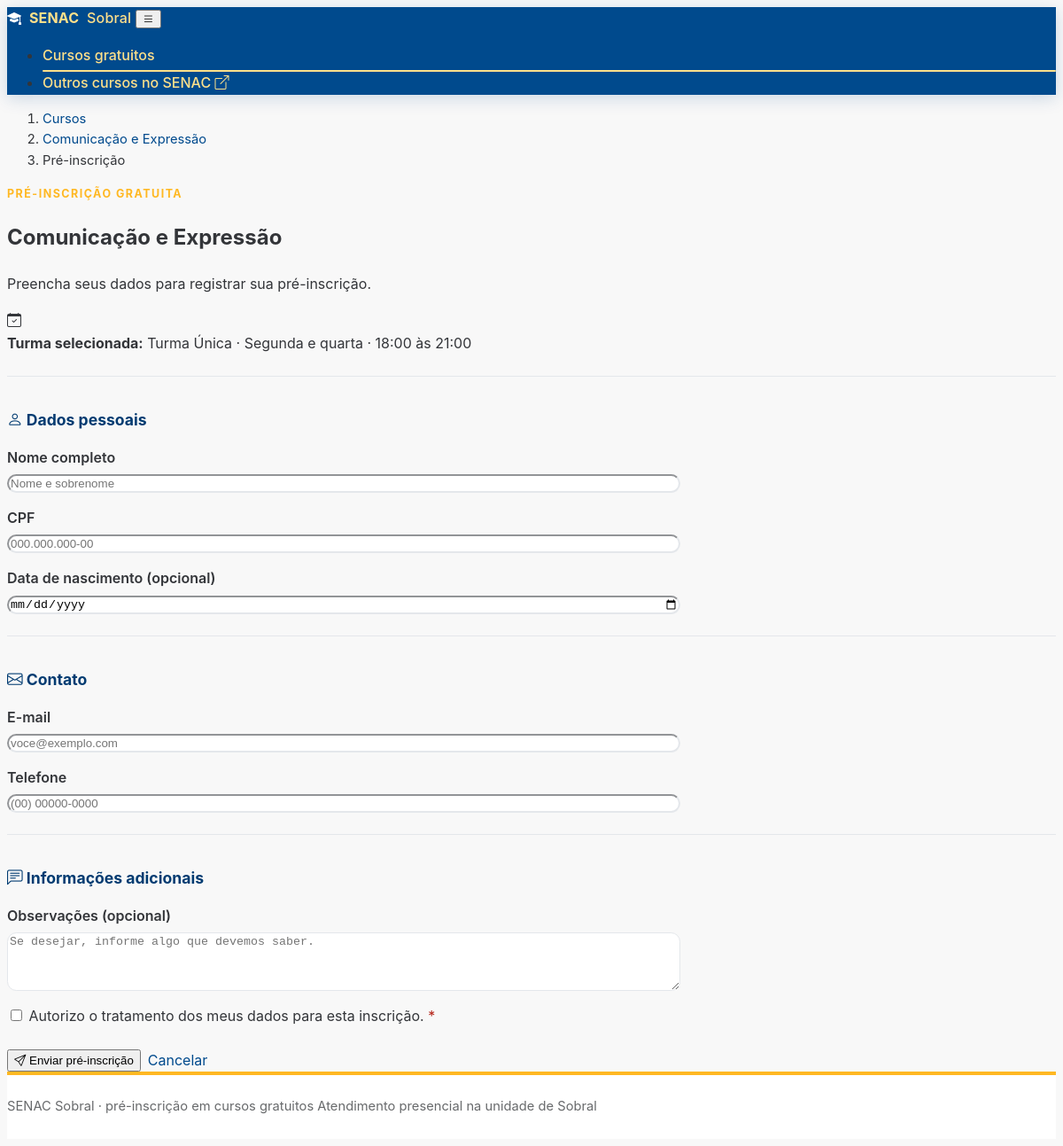
Screenshot of /inscricoes/2/pre-inscricao?turma_id=3 with the database file from the repository.
### app/models/curso.py (models this page shows, shortened)
class Curso(TimestampMixin, db.Model):
    __tablename__ = "cursos"
    id = db.Column(db.Integer, primary_key=True)
    titulo = db.Column(db.String(150), nullable=False)
    slug = db.Column(db.String(180), unique=True, nullable=True, index=True)
    cidade = db.Column(
        db.String(100),
        nullable=False,
        default="Sobral",
        server_default="Sobral",
        index=True,
    )
    descricao = db.Column(db.Text, nullable=False, default="")
    tipo = db.Column(
        db.Enum(
            TipoCurso,
            native_enum=False,
            length=20,
            validate_strings=True,
            values_callable=_valores_enum,
        ),
        nullable=False,
        index=True,
    )
    link_externo = db.Column(db.String(500), nullable=True)
    valor = db.Column(db.Numeric(10, 2), nullable=True)
    carga_horaria = db.Column(db.Integer, nullable=True)
    data_inicio = db.Column(db.Date, nullable=True)
    data_fim = db.Column(db.Date, nullable=True)
    vagas = db.Column(db.Integer, nullable=True)
    imagem_url = db.Column(db.String(500), nullable=True)
    ativo = db.Column(db.Boolean, default=True, nullable=False, index=True)
    inscricoes = db.relationship(
        "Inscricao",
        back_populates="curso",
        passive_deletes=True,
    )
    turmas = db.relationship(
        "Turma",
        back_populates="curso",
        cascade="all, delete-orphan",
        passive_deletes=True,
        order_by="Turma.nome",
    )
    __table_args__ = (
        db.CheckConstraint(
            "tipo IN ('pago', 'gratuito')",
            name="ck_cursos_tipo_valido",
        ),
        db.CheckConstraint(
            "(tipo = 'pago' AND link_externo IS NOT NULL) "
            "OR (tipo = 'gratuito' AND link_externo IS NULL)",
            name="ck_cursos_link_externo_por_tipo",
        ),
        db.CheckConstraint(
            "valor IS NULL OR valor >= 0",
            name="ck_cursos_valor_nao_negativo",
        ),
        db.CheckConstraint(
            "vagas IS NULL OR vagas >= 0",
            name="ck_cursos_vagas_nao_negativas",
        ),
        db.CheckConstraint(
            "carga_horaria IS NULL OR carga_horaria > 0",
            name="ck_cursos_carga_horaria_positiva",
        ),
        db.CheckConstraint(
            "data_fim IS NULL OR data_inicio IS NULL OR data_fim >= data_inicio",
            name="ck_cursos_periodo_valido",
        ),
        db.Index("ix_cursos_publicacao", "ativo", "tipo", "cidade"),
    )

### app/models/turma.py (models this page shows, shortened)
class Turma(TimestampMixin, db.Model):
    __tablename__ = "turmas"
    id = db.Column(db.Integer, primary_key=True)
    curso_id = db.Column(
        db.Integer,
        db.ForeignKey(
            "cursos.id",
            ondelete="CASCADE",
            name="fk_turmas_curso_id",
        ),
        nullable=False,
        index=True,
    )
    nome = db.Column(db.String(100), nullable=False)
    dias_semana = db.Column(db.String(120), nullable=True)
    hora_inicio = db.Column(db.Time(), nullable=True)
    hora_fim = db.Column(db.Time(), nullable=True)
    data_inicio = db.Column(db.Date, nullable=True)
    data_fim = db.Column(db.Date, nullable=True)
    vagas = db.Column(db.Integer, nullable=True)
    ativo = db.Column(db.Boolean, default=True, nullable=False, index=True)
    curso = db.relationship("Curso", back_populates="turmas")
    inscricoes = db.relationship(
        "Inscricao",
        back_populates="turma",
        passive_deletes=True,
    )
    __table_args__ = (
        db.CheckConstraint(
            "vagas IS NULL OR vagas >= 0",
            name="ck_turmas_vagas_nao_negativas",
        ),
        db.CheckConstraint(
            "hora_fim IS NULL OR hora_inicio IS NULL OR hora_fim > hora_inicio",
            name="ck_turmas_horario_valido",
        ),
        db.CheckConstraint(
            "data_fim IS NULL OR data_inicio IS NULL OR data_fim >= data_inicio",
            name="ck_turmas_periodo_valido",
        ),
        db.Index("ix_turmas_curso_ativo", "curso_id", "ativo"),
    )
    @property
    def vagas_ocupadas(self) -> int:
        return sum(
            1
            for inscricao in self.inscricoes
            if inscricao.status != StatusInscricao.CANCELADA
        )
    @property
    def vagas_disponiveis(self) -> int | None:
        if self.vagas is None:
            return None
        return max(self.vagas - self.vagas_ocupadas, 0)
    @property
    def tem_vagas(self) -> bool:
        return self.vagas is None or self.vagas_disponiveis > 0
    @property
    def disponivel(self) -> bool:
        curso_ativo = self.curso is None or self.curso.ativo is not False
        return self.ativo is not False and curso_ativo and self.tem_vagas
    @property
    def horario_formatado(self) -> str:
        if self.hora_inicio is None or self.hora_fim is None:
            return "Horário a definir"
        return (
            f"{self.hora_inicio.strftime('%H:%M')} às "
            f"{self.hora_fim.strftime('%H:%M')}"
        )

### app/blueprints/inscricoes/routes.py (the view, shortened to what this page needs)
@bp.route("/<int:curso_id>/pre-inscricao", methods=["GET", "POST"])
def pre_inscricao(curso_id: int):
    curso = CursoService().obter_curso(curso_id)
    if not curso_esta_visivel(curso):
        abort(404)
    turma_id = _turma_id_da_requisicao()
    turma = None
    if turma_id is not None:
        turma = db.session.get(Turma, turma_id)
        if turma is None or turma.curso_id != curso_id or turma.ativo is False:
            abort(404)
        if not turma.disponivel:
            flash("Esta turma não possui vagas disponíveis no momento.", "warning")
    formulario = InscricaoForm()
    if request.method == "GET":
        formulario.turma_id.data = str(turma_id) if turma_id else ""
    return render_template(
        "inscricoes/pre_inscricao.html",
        formulario=formulario,
        curso=curso,
        turma=turma,
    )

### app/blueprints/inscricoes/routes.py (called while the page is built)
def _turma_id_da_requisicao() -> int | None:
    valor = request.form.get("turma_id") or request.args.get("turma_id")
    return int(valor) if valor and str(valor).isdigit() else None

### app/services/curso_service.py (called while the page is built)
def cidade_padrao() -> str:
    return str(current_app.config.get("CIDADE_PADRAO", "Sobral"))

def curso_esta_visivel(curso: Curso | None) -> bool:
    return (
        curso is not None
        and curso.ativo is not False
        and curso.tipo is TipoCurso.GRATUITO
        and curso.cidade == cidade_padrao()
    )

    def obter_curso(self, curso_id: int) -> Curso | None:
        return db.session.get(Curso, curso_id)

### app/templates/inscricoes/pre_inscricao.html (shortened to what this page needs)
{% extends "base.html" %}
{% from "components/ui.html" import breadcrumb, field, checkbox_field %}
{% block content %}
  {{ breadcrumb([
    {'label': 'Cursos', 'url': url_for('catalogo.listar')},
    {'label': curso.titulo, 'url': url_for('catalogo.detalhe', curso_id=curso.id)},
    {'label': 'Pré-inscrição'}
  ]) }}
  <section class="mb-4">
    <p class="eyebrow">Pré-inscrição gratuita</p>
    <h1 class="h2 fw-bold text-primary mb-2">{{ curso.titulo }}</h1>
    <p class="text-muted mb-0">Preencha seus dados para registrar sua pré-inscrição.</p>
  </section>
  {% if turma %}
    <div class="alert alert-info d-flex align-items-start gap-2" role="note">
      <i class="bi bi-calendar-check mt-1" aria-hidden="true"></i>
      <div>
        <strong>Turma selecionada:</strong> {{ turma.nome }}
        {% if turma.dias_semana %}&middot; {{ turma.dias_semana }}{% endif %}
        &middot; {{ turma.horario_formatado }}
      </div>
    </div>
  {% endif %}
  <form method="post" class="card shadow-sm border-0" novalidate>
    <div class="card-body p-4">
      <div class="form-section mt-0 pt-0 border-0">
        <h2><i class="bi bi-person" aria-hidden="true"></i> Dados pessoais</h2>
        <div class="form-grid form-grid--inscricao">
          {{ field(formulario.nome_completo, span=true, atributos={'autocomplete': 'name', 'placeholder': 'Nome e sobrenome'}) }}
          {{ field(formulario.cpf, atributos={'inputmode': 'numeric', 'placeholder': '000.000.000-00', 'data-mask': 'cpf'}) }}
          {{ field(formulario.data_nascimento) }}
        </div>
      </div>
      <div class="form-section">
        <h2><i class="bi bi-envelope" aria-hidden="true"></i> Contato</h2>
        <div class="form-grid form-grid--inscricao">
          {{ field(formulario.email, span=true, atributos={'type': 'email', 'autocomplete': 'email', 'placeholder': 'voce@exemplo.com'}) }}
          {{ field(formulario.telefone, span=true, atributos={'type': 'tel', 'autocomplete': 'tel', 'placeholder': '(00) 00000-0000', 'data-mask': 'telefone'}) }}
        </div>
      </div>
      <div class="form-section">
        <h2><i class="bi bi-chat-left-text" aria-hidden="true"></i> Informações adicionais</h2>
        <div class="form-grid form-grid--inscricao">
          {{ field(formulario.observacoes, span=true, atributos={'rows': 4, 'placeholder': 'Se desejar, informe algo que devemos saber.'}) }}
          {{ checkbox_field(formulario.aceite, span=true) }}
        </div>
      </div>
      <div class="form-actions">
        <button type="submit" class="btn btn-primary">
          <i class="bi bi-send" aria-hidden="true"></i>
          Enviar pré-inscrição
        </button>
        <a class="btn btn-outline-secondary" href="{{ url_for('catalogo.detalhe', curso_id=curso.id) }}">Cancelar</a>
      </div>
    </div>
  </form>
{% endblock %}

### app/templates/components/ui.html (shortened to what this page needs)
{% macro breadcrumb(itens) %}
  <nav aria-label="Navegação estrutural">
    <ol class="breadcrumb senac-breadcrumb">
      {% for item in itens %}
        {% if item.url %}
          <li class="breadcrumb-item"><a href="{{ item.url }}">{{ item.label }}</a></li>
        {% else %}
          <li class="breadcrumb-item active" aria-current="page">{{ item.label }}</li>
        {% endif %}
      {% endfor %}
    </ol>
  </nav>
{% endmacro %}
{% macro field(campo, span=false, help=none, atributos=none) %}
  {% set erros = campo.errors %}
  {% set classe = 'form-select' if campo.type == 'SelectField' else 'form-control' %}
  {% if erros %}{% set classe = classe ~ ' is-invalid' %}{% endif %}
  {% set opcoes = {'class': classe} %}
  <div class="field{% if span %} field--span-2{% endif %}">
    {{ campo.label(class='form-label') }}
    {{ campo(**opcoes) }}
  </div>
{% endmacro %}
{% macro checkbox_field(campo, span=false) %}
  <div class="field field--checkbox{% if span %} field--span-2{% endif %}">
    <div class="form-check">
      {{ campo(class='form-check-input' ~ (' is-invalid' if campo.errors else '')) }}
      <label class="form-check-label" for="{{ campo.id }}">
        {{ campo.label.text }}{% if campo.flags.required %}<span class="obrigatorio" aria-hidden="true"> *</span>{% endif %}
      </label>
    </div>
  </div>
{% endmacro %}

### app/static/css/style.css (style rules this page uses)
:root { --senac-blue: #004a8d; --senac-blue-dark: #003b71; --senac-blue-soft: #e6f0f8; --senac-blue-rgb: 0, 74, 141; --senac-accent: #ffb822; --senac-accent-light: #ffe08a; --senac-accent-dark: #f19300; --senac-accent-ink: #8a5000; --senac-secondary: #3182a7; --senac-text: #333539; --senac-muted: #686a6c; --senac-border: #e4e7eb; --senac-surface: #f8f8f8; --senac-success: #15734e; --senac-success-soft: #e6f4ea; --senac-danger: #b42318; --senac-danger-soft: #fdecec; --senac-warning: var(--senac-accent-ink); --senac-warning-soft: #fff4e0; --senac-info: var(--senac-blue-dark); --senac-info-soft: var(--senac-blue-soft); --senac-contact: #1d5f7d; --senac-contact-soft: #e4f1f6; --senac-radius: 14px; --senac-shadow: 0 12px 30px rgba(0, 74, 141, 0.08); --bs-primary: var(--senac-blue); --bs-primary-rgb: 0, 74, 141; --tblr-primary: var(--senac-blue); --tblr-primary-darken: var(--senac-blue-dark); }
* { box-sizing: border-box; }
html { scroll-behavior: smooth; scroll-padding-top: 1.5rem; }
body { color: var(--senac-text); background: var(--senac-surface); font-family: Inter, system-ui, -apple-system, "Segoe UI", Roboto, sans-serif; line-height: 1.6; }
a { color: var(--senac-blue); text-decoration: none; }
.btn-primary { --bs-btn-bg: var(--senac-blue); --bs-btn-border-color: var(--senac-blue); --bs-btn-hover-bg: var(--senac-blue-dark); --bs-btn-hover-border-color: var(--senac-blue-dark); --bs-btn-active-bg: var(--senac-blue-dark); --bs-btn-active-border-color: var(--senac-blue-dark); --bs-btn-disabled-bg: var(--senac-blue); --bs-btn-disabled-border-color: var(--senac-blue); }
.eyebrow { margin: 0; color: var(--senac-accent); font-size: 0.78rem; font-weight: 700; letter-spacing: 0.12em; text-transform: uppercase; }
.senac-breadcrumb { margin-bottom: 1rem; font-size: 0.92rem; }
.form-grid { display: grid; grid-template-columns: repeat(2, minmax(0, 1fr)); gap: 1rem 1.25rem; }
.form-grid--inscricao { display: grid; grid-template-columns: minmax(0, 1fr); width: 100%; max-width: 760px; margin-left: 0; margin-right: auto; gap: 16px; }
.form-grid--inscricao .field--span-2 { grid-column: 1; }
.form-grid--inscricao { grid-template-columns: minmax(0, 1fr); }
.form-grid--inscricao .field--span-2 { grid-column: span 1; }
.field { display: grid; align-content: start; gap: 0.35rem; }
.field--span-2 { grid-column: span 2; }
.field--checkbox { display: flex; align-items: center; }
.form-label { margin-bottom: 0; font-weight: 600; }
.obrigatorio { color: var(--senac-danger); }
.form-control, .form-select { border-color: var(--senac-border); border-radius: 0.65rem; }
.form-section { margin-top: 1.5rem; padding-top: 1.25rem; border-top: 1px solid var(--senac-border); }
.form-section h2 { margin-bottom: 1rem; color: var(--senac-blue-dark); font-size: 1.1rem; }
.form-actions { display: flex; flex-wrap: wrap; gap: 0.5rem; margin-top: 1.5rem; }

### rows the page displays
Curso: label "Comunicação e Expressão", titulo "Comunicação e Expressão"
Turma: nome "Turma Única", dias_semana "Segunda e quarta", horario_formatado "18:00 às 21:00"

### other values shown
{{ item.label }} "Cursos"
{{ item.label }} "Pré-inscrição"
{{ campo.label(class='form-label') }} "Nome completo CPF Data de nascimento (opcional) E-mail Telefone Observações (opcional)"
{{ campo.label.text }} "Autorizo o tratamento dos meus dados para esta inscrição."
